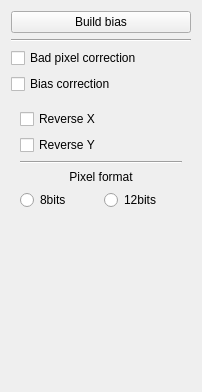
         <widget class="QWidget" name="page_enhancement">
          <property name="geometry">
           <rect>
            <x>0</x>
            <y>0</y>
            <width>202</width>
            <height>392</height>
           </rect>
          </property>
          <attribute name="label">
           <string>Image enhancement</string>
          </attribute>
          <layout class="QVBoxLayout" name="verticalLayout_14">
           <item>
            <widget class="QPushButton" name="pb_buildBias">
             <property name="text">
              <string>Build bias</string>
             </property>
            </widget>
           </item>
           <item>
            <widget class="Line" name="line_10">
             <property name="orientation">
              <enum>Qt::Horizontal</enum>
             </property>
            </widget>
           </item>
           <item>
            <widget class="QCheckBox" name="cb_badPixel">
             <property name="text">
              <string>Bad pixel correction</string>
             </property>
            </widget>
           </item>
           <item>
            <widget class="QCheckBox" name="cb_bias">
             <property name="text">
              <string>Bias correction</string>
             </property>
            </widget>
           </item>
           <item>
            <widget class="QWidget" name="vw_imageEnhancementCblueOne" native="true">
             <layout class="QVBoxLayout" name="verticalLayout_22">
              <item>
               <widget class="QCheckBox" name="cb_reverseX">
                <property name="text">
                 <string>Reverse X</string>
                </property>
               </widget>
              </item>
              <item>
               <widget class="QCheckBox" name="cb_reverseY">
                <property name="text">
                 <string>Reverse Y</string>
                </property>
               </widget>
              </item>
              <item>
               <widget class="Line" name="line_27">
                <property name="orientation">
                 <enum>Qt::Horizontal</enum>
                </property>
               </widget>
              </item>
              <item>
               <widget class="QLabel" name="label_35">
                <property name="text">
                 <string>Pixel format</string>
                </property>
                <property name="alignment">
                 <set>Qt::AlignCenter</set>
                </property>
               </widget>
              </item>
              <item>
               <layout class="QHBoxLayout" name="horizontalLayout_3">
                <item>
                 <widget class="QRadioButton" name="rb_pixelFormat8b">
                  <property name="text">
                   <string>8bits</string>
                  </property>
                 </widget>
                </item>
                <item>
                 <widget class="QRadioButton" name="rb_pixelFormat12b">
                  <property name="text">
                   <string>12bits</string>
                  </property>
                 </widget>
                </item>
               </layout>
              </item>
             </layout>
            </widget>
           </item>
           <item>
            <spacer name="verticalSpacer_8">
             <property name="orientation">
              <enum>Qt::Vertical</enum>
             </property>
             <property name="sizeHint" stdset="0">
              <size>
               <width>20</width>
               <height>40</height>
              </size>
             </property>
            </spacer>
           </item>
          </layout>
         </widget>
